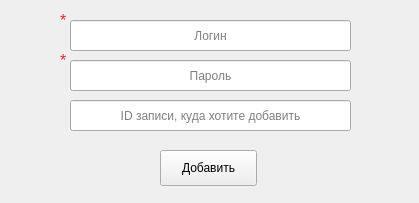
<?xml version="1.0" encoding="UTF-8"?>
<ui version="4.0">
 <class>UsersEdiditing</class>
 <widget class="QWidget" name="UsersEdiditing">
  <property name="geometry">
   <rect>
    <x>0</x>
    <y>0</y>
    <width>419</width>
    <height>203</height>
   </rect>
  </property>
  <property name="minimumSize">
   <size>
    <width>419</width>
    <height>203</height>
   </size>
  </property>
  <property name="maximumSize">
   <size>
    <width>419</width>
    <height>203</height>
   </size>
  </property>
  <property name="windowTitle">
   <string>Добваление пользователя</string>
  </property>
  <widget class="QLineEdit" name="loginLineEdit">
   <property name="geometry">
    <rect>
     <x>70</x>
     <y>20</y>
     <width>281</width>
     <height>31</height>
    </rect>
   </property>
   <property name="alignment">
    <set>Qt::AlignCenter</set>
   </property>
   <property name="placeholderText">
    <string>Логин</string>
   </property>
  </widget>
  <widget class="QLineEdit" name="psswdLineEdit">
   <property name="geometry">
    <rect>
     <x>70</x>
     <y>60</y>
     <width>281</width>
     <height>31</height>
    </rect>
   </property>
   <property name="echoMode">
    <enum>QLineEdit::Password</enum>
   </property>
   <property name="alignment">
    <set>Qt::AlignCenter</set>
   </property>
   <property name="placeholderText">
    <string>Пароль</string>
   </property>
  </widget>
  <widget class="QPushButton" name="addNewUserPushButton">
   <property name="geometry">
    <rect>
     <x>160</x>
     <y>150</y>
     <width>97</width>
     <height>36</height>
    </rect>
   </property>
   <property name="text">
    <string>Добавить</string>
   </property>
  </widget>
  <widget class="QLineEdit" name="whichLine">
   <property name="geometry">
    <rect>
     <x>70</x>
     <y>100</y>
     <width>281</width>
     <height>31</height>
    </rect>
   </property>
   <property name="alignment">
    <set>Qt::AlignCenter</set>
   </property>
   <property name="placeholderText">
    <string>ID записи, куда хотите добавить</string>
   </property>
  </widget>
  <widget class="QLabel" name="necessary">
   <property name="geometry">
    <rect>
     <x>60</x>
     <y>10</y>
     <width>20</width>
     <height>20</height>
    </rect>
   </property>
   <property name="font">
    <font>
     <pointsize>12</pointsize>
    </font>
   </property>
   <property name="styleSheet">
    <string notr="true">color: rgb(239, 41, 41)</string>
   </property>
   <property name="text">
    <string>*</string>
   </property>
  </widget>
  <widget class="QLabel" name="necessary_2">
   <property name="geometry">
    <rect>
     <x>60</x>
     <y>50</y>
     <width>20</width>
     <height>20</height>
    </rect>
   </property>
   <property name="font">
    <font>
     <pointsize>12</pointsize>
    </font>
   </property>
   <property name="styleSheet">
    <string notr="true">color: rgb(239, 41, 41)</string>
   </property>
   <property name="text">
    <string>*</string>
   </property>
  </widget>
 </widget>
 <resources/>
 <connections/>
</ui>
